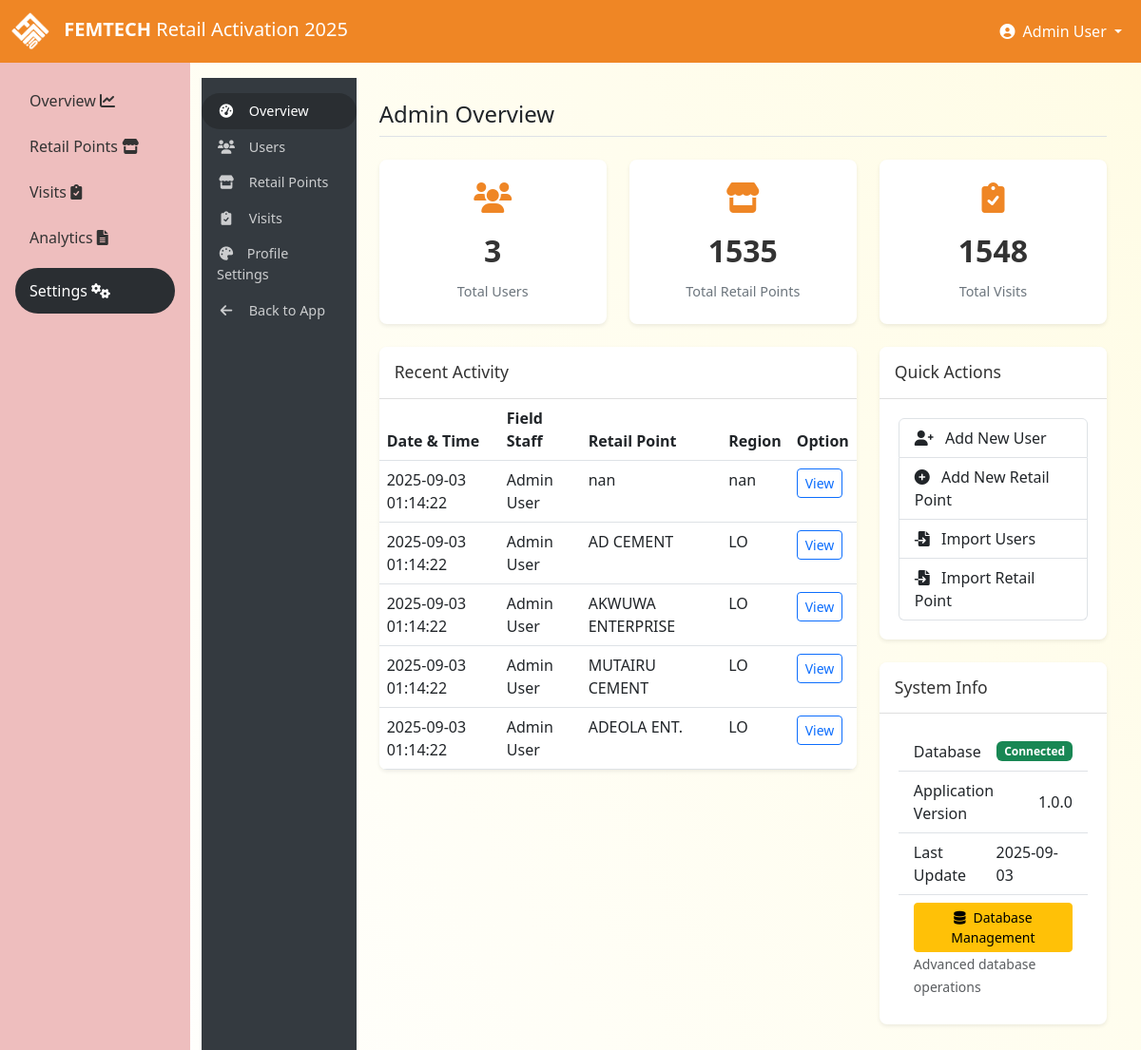
Page /admin/ (signed in) on the earlier database version.
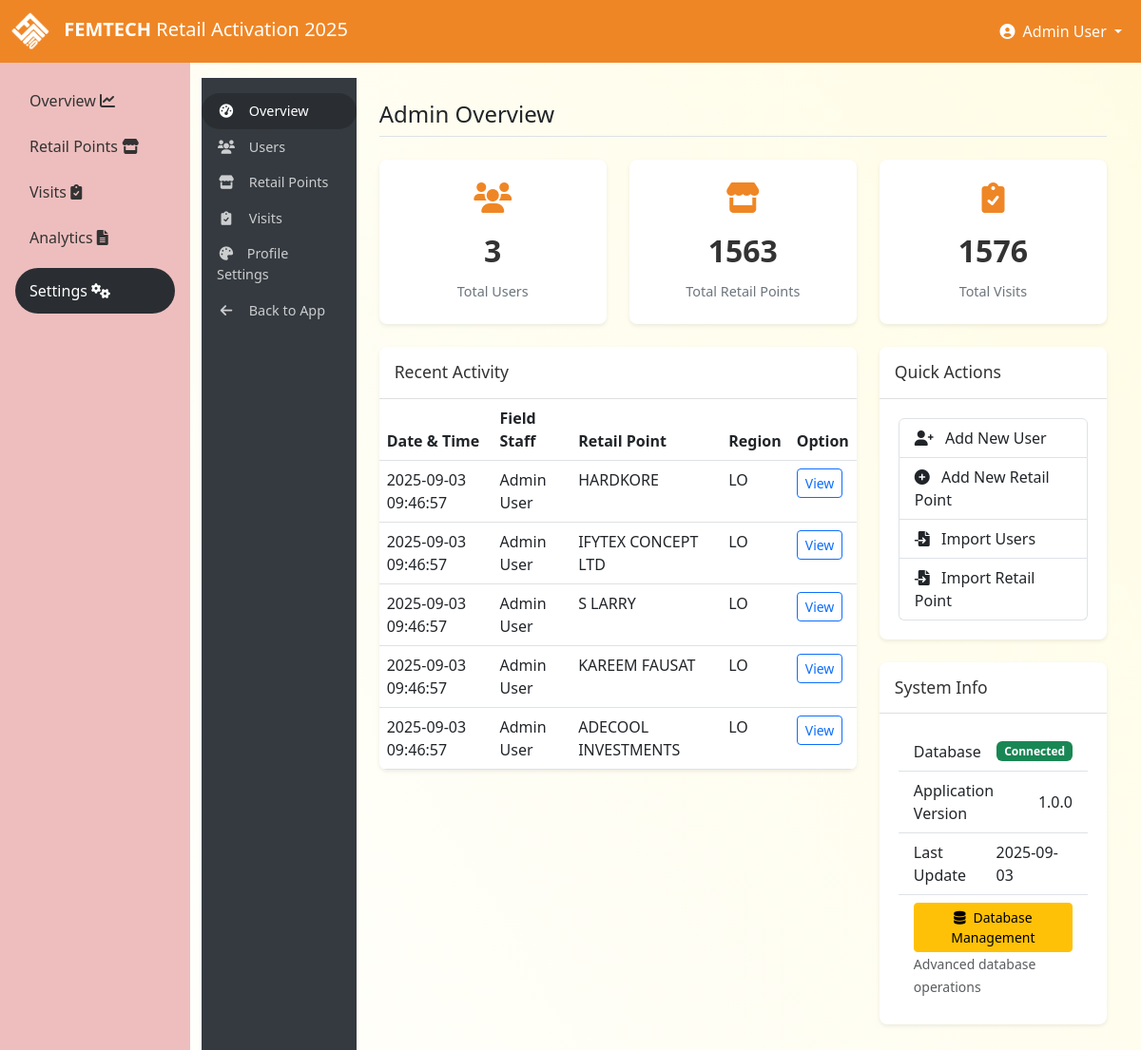
Same page on the later database version.
### tables this page shows
CREATE TABLE profile (
        id INTEGER PRIMARY KEY,
        company_name TEXT NOT NULL DEFAULT 'DANGOTE',
        app_title TEXT NOT NULL DEFAULT 'POSM Retail Activation 2025',
        primary_color TEXT NOT NULL DEFAULT '#fdcc03',
        secondary_color TEXT NOT NULL DEFAULT '#f8f9fa',
        accent_color TEXT NOT NULL DEFAULT '#343a40',
        logo_path TEXT DEFAULT 'img/dangote-logo.png',
        favicon_path TEXT DEFAULT 'img/favicon.png',
        company_address TEXT,
        company_phone TEXT,
        company_email TEXT,
        company_website TEXT,
        footer_text TEXT,
        created_at TEXT DEFAULT CURRENT_TIMESTAMP,
        updated_at TEXT DEFAULT CURRENT_TIMESTAMP
    );

CREATE TABLE users (
        id INTEGER PRIMARY KEY,
        username TEXT UNIQUE,
        password TEXT,
        full_name TEXT,
        role TEXT,
        region TEXT,
        state TEXT,
        lga TEXT
    , is_active INTEGER DEFAULT 1, created_at TEXT, updated_at TEXT, last_login TEXT, failed_login_attempts INTEGER DEFAULT 0, locked_until TEXT, email TEXT, phone TEXT);

CREATE TABLE executions (
        id INTEGER PRIMARY KEY,
        outlet_id INTEGER,
        agent_id INTEGER,
        execution_date TEXT,
        before_image TEXT,
        after_image TEXT,
        latitude REAL,
        longitude REAL,
        notes TEXT,
        products_available TEXT,
        execution_score REAL,
        status TEXT, before_image_thumbnail TEXT, after_image_thumbnail TEXT, created_at TEXT, updated_at TEXT, completion_time TEXT, review_status TEXT, reviewer_id INTEGER, review_notes TEXT, gps_accuracy REAL, device_info TEXT, upload_method TEXT,
        FOREIGN KEY (outlet_id) REFERENCES outlets (id),
        FOREIGN KEY (agent_id) REFERENCES users (id)
    );

CREATE TABLE outlets (
        id INTEGER PRIMARY KEY,
        urn TEXT UNIQUE,
        outlet_name TEXT,
        customer_name TEXT,
        address TEXT,
        phone TEXT,
        outlet_type TEXT,
        local_govt TEXT,
        state TEXT,
        region TEXT
    , is_active INTEGER DEFAULT 1, created_at TEXT, updated_at TEXT);

### app_admin.py (the view)
@admin_bp.route('/')
@admin_required
def admin_dashboard():
    stats, recent_activity = get_dashboard_stats()
    return render_template('admin/dashboard.html',
                         user_count=stats['user_count'],
                         outlet_count=stats['outlet_count'],
                         execution_count=stats['execution_count'],
                         recent_activity=recent_activity)

### app.py (called while the page is built)
def register_request_hooks(app):
    @app.before_request
    def before_request():
        app.logger.debug(f"Request: {request.method} {request.url} from {request.remote_addr}")
        import uuid
        request.id = str(uuid.uuid4())[:8]
    @app.after_request
    def after_request(response):
        app.logger.debug(f"Response: {response.status_code} for {request.method} {request.url}")
        response.headers['X-Request-ID'] = getattr(request, 'id', 'unknown')
        return response
    @app.teardown_appcontext
    def teardown_db(exception):
        if exception:
            app.logger.error(f"Request teardown with exception: {str(exception)}")

### app_admin.py (called while the page is built)
@contextmanager
def get_db_connection():
    conn = sqlite3.connect('maindatabase.db')
    conn.row_factory = sqlite3.Row
    try:
        yield conn
    except Exception:
        conn.rollback()
        raise
    finally:
        conn.close()

def admin_required(f):
    @functools.wraps(f)
    def decorated_function(*args, **kwargs):
        if 'user_id' not in session or session.get('role') != 'admin':
            flash('Admin access required', 'danger')
            return redirect(url_for('login'))
        return f(*args, **kwargs)
    return decorated_function

def get_dashboard_stats():
    with get_db_connection() as conn:
        c = conn.cursor()
        c.execute("""
        SELECT
            (SELECT COUNT(*) FROM users) as user_count,
            (SELECT COUNT(*) FROM outlets) as outlet_count,
            (SELECT COUNT(*) FROM executions) as execution_count
        """)
        stats = c.fetchone()
        c.execute("""
        SELECT e.id, e.execution_date, u.full_name as agent, o.outlet_name, o.region
        FROM executions e
        JOIN users u ON e.agent_id = u.id
        JOIN outlets o ON e.outlet_id = o.id
        ORDER BY e.execution_date DESC
        LIMIT 5
        """)
        recent_activity = c.fetchall()
        return dict(stats), recent_activity

### pykes/logging_config.py (called while the page is built)
    def format(self, record):
        if hasattr(record, 'request_id'):
            record.msg = f"[{record.request_id}] {record.msg}"
        log_color = self.COLORS.get(record.levelno, '')
        record.levelname = f"{log_color}{record.levelname}{self.RESET}"
        return super().format(record)

### templates/admin/dashboard.html (shortened to what this page needs)
{% extends 'admin/base_admin.html' %}
{% block admin_content %}
<h1 class="admin-title">Admin Overview</h1>
<div class="row">
    <div class="col-md-4">
        <div class="admin-dashboard-stat">
            <i class="fas fa-users"></i>
            <div class="stat-value">{{ user_count }}</div>
            <div class="stat-label">Total Users</div>
        </div>
    </div>
    <div class="col-md-4">
        <div class="admin-dashboard-stat">
            <i class="fas fa-store"></i>
            <div class="stat-value">{{ outlet_count }}</div>
            <div class="stat-label">Total Retail Points</div>
        </div>
    </div>
    <div class="col-md-4">
        <div class="admin-dashboard-stat">
            <i class="fas fa-clipboard-check"></i>
            <div class="stat-value">{{ execution_count }}</div>
            <div class="stat-label">Total Visits</div>
        </div>
    </div>
</div>
<div class="row">
    <div class="col-lg-8">
        <div class="card admin-card">
            <div class="card-header">
                <h5 class="card-title">Recent Activity</h5>
            </div>
            <div class="card-body p-0">
                <div class="table-responsive">
                    <table class="table table-hover mb-0">
                        <thead>
                            <tr>
                                <th>Date & Time</th>
                                <th>Field Staff</th>
                                <th>Retail Point</th>
                                <th>Region</th>
                                <th>Option</th>
                            </tr>
                        </thead>
                        <tbody>
                            {% for activity in recent_activity %}
                            <tr>
                                <td>{{ activity.execution_date }}</td>
                                <td>{{ activity.agent }}</td>
                                <td>{{ activity.outlet_name }}</td>
                                <td>{{ activity.region }}</td>
                                <td>
                                    <a href="{{ url_for('execution_detail', execution_id=activity.id) }}" class="btn btn-sm btn-outline-primary">
                                        View
                                    </a>
                                </td>
                            </tr>
                            {% else %}
                            <tr>
                                <td colspan="5" class="text-center py-3">No recent activity</td>
                            </tr>
                            {% endfor %}
                        </tbody>
                    </table>
                </div>
            </div>
        </div>
    </div>
    <div class="col-lg-4">
        <div class="card admin-card">
            <div class="card-header">
                <h5 class="card-title">Quick Actions</h5>
            </div>
            <div class="card-body">
                <div class="list-group">
                    <a href="{{ url_for('admin.user_new') }}" class="list-group-item list-group-item-action">
                        <i class="fas fa-user-plus me-2"></i> Add New User
                    </a>
                    <a href="{{ url_for('admin.outlet_new') }}" class="list-group-item list-group-item-action">
                        <i class="fas fa-plus-circle me-2"></i> Add New Retail Point
                    </a>
                    <a href="{{ url_for('admin.user_import') }}" class="list-group-item list-group-item-action">
                        <i class="fas fa-file-import me-2"></i> Import Users
                    </a>
                    <a href="{{ url_for('admin.outlet_import') }}" class="list-group-item list-group-item-action">
                        <i class="fas fa-file-import me-2"></i> Import Retail Point
                    </a>
                </div>
            </div>
        </div>
        <div class="card admin-card">
            <div class="card-header">
                <h5 class="card-title">System Info</h5>
            </div>
            <div class="card-body">
                <ul class="list-group list-group-flush">
                    <li class="list-group-item d-flex justify-content-between align-items-center">
                        <span>Database</span>
                        <span class="badge bg-success">Connected</span>
                    </li>
                    <li class="list-group-item d-flex justify-content-between align-items-center">
                        <span>Application Version</span>
                        <span>1.0.0</span>
                    </li>
                    <li class="list-group-item d-flex justify-content-between align-items-center">
                        <span>Last Update</span>
                        <span>{{ now.strftime('%Y-%m-%d') }}</span>
                    </li>
                    <li class="list-group-item">
                        <a href="{{ url_for('admin.db_management_auth') }}" class="btn btn-warning btn-sm w-100">
                            <i class="fas fa-database me-2"></i>Database Management
                        </a>
                        <small class="text-muted">Advanced database operations</small>
                    </li>
                </ul>
            </div>
        </div>
    </div>
</div>
{% endblock %}

### templates/admin/base_admin.html (shortened to what this page needs)
{% extends 'base.html' %}
{% block content %}
<div class="container-fluid p-0">
    <div class="row g-0">
        <div class="col-md-2 admin-sidebar">
            <ul class="nav flex-column">
                <li class="nav-item">
                    <a class="nav-link {% if request.path == url_for('admin.admin_dashboard') %}active{% endif %}" href="{{ url_for('admin.admin_dashboard') }}">
                        <i class="fas fa-tachometer-alt"></i> Overview
                    </a>
                </li>
                <li class="nav-item">
                    <a class="nav-link {% if '/admin/users' in request.path %}active{% endif %}" href="{{ url_for('admin.user_list') }}">
                        <i class="fas fa-users"></i> Users
                    </a>
                </li>
                <li class="nav-item">
                    <a class="nav-link {% if '/admin/outlets' in request.path %}active{% endif %}" href="{{ url_for('admin.outlet_list') }}">
                        <i class="fas fa-store"></i> Retail Points
                    </a>
                </li>
                <li class="nav-item">
                    <a class="nav-link {% if '/admin/executions' in request.path %}active{% endif %}" href="{{ url_for('admin.execution_list') }}">
                        <i class="fas fa-clipboard-check"></i> Visits
                    </a>
                </li>
                <li class="nav-item">
                    <a class="nav-link {{ 'active' if request.endpoint == 'admin.profile_settings' }}"
                       href="{{ url_for('admin.profile_settings') }}">
                        <i class="fas fa-palette me-2"></i> Profile Settings
                    </a>
                </li>
                <li class="nav-item">
                    <a class="nav-link" href="{{ url_for('index') }}">
                        <i class="fas fa-arrow-left"></i> Back to App
                    </a>
                </li>
            </ul>
        </div>
        <div class="col-md-10 admin-content">
            {% block admin_content %}{% endblock %}
        </div>
    </div>
</div>
{% endblock %}

### templates/base.html (shortened to what this page needs)
<!DOCTYPE html>
<html lang="en">
<head>
    <link href="https://cdn.jsdelivr.net/npm/bootstrap@5.3.0-alpha1/dist/css/bootstrap.min.css" rel="stylesheet">
    <link rel="stylesheet" href="https://cdnjs.cloudflare.com/ajax/libs/font-awesome/6.0.0/css/all.min.css">
</head>
<body>
    <nav class="navbar navbar-expand-lg navbar-dark bg-primary-dangote">
        <div class="container-fluid">
            <a class="navbar-brand" href="/">
                {% if profile.logo_path %}
                    <img src="{{ url_for('static', filename=profile.logo_path) }}" alt="{{ profile.company_name }} Logo" class="login-logo">
                {% else %}
                    <img src="{{ url_for('static', filename='img/dangote-logo.png') }}" alt="{{ profile.company_name }} Logo" class="login-logo">
                {% endif %}
                <span class="logo-text">{{ profile.company_name }}</span> <span class="d-none d-md-inline">{{ profile.app_title.split('POSM')[-1].strip() if 'POSM' in profile.app_title else 'Retail Activation 2025' }}</span>
            </a>
            <div class="collapse navbar-collapse" id="navbarNav">
                <ul class="navbar-nav ms-auto">
                    {% if session.user_id %}
                    <li class="nav-item dropdown">
                        <a class="nav-link dropdown-toggle text-white" href="#" id="navbarDropdown" role="button" data-bs-toggle="dropdown">
                            <i class="fas fa-user-circle me-1"></i> {{ session.full_name }}
                        </a>
                    </li>
                    {% endif %}
                </ul>
            </div>
        </div>
    </nav>
    <div class="container-fluid">
        <div class="row">
            {% if session.user_id %}
            <div class="col-md-2 sidebar p-0 d-none d-md-block">
                <div class="d-flex flex-column p-3">
                    <ul class="nav nav-pills flex-column mb-auto">
                        <li class="nav-item">
                            <a href="{{ url_for('index') }}" class="nav-link {% if request.path == url_for('index') %}active{% endif %}">
                                Overview  <i class="fas fa-chart-line me-2"></i>
                            </a>
                        </li>
                        <li class="nav-item">
                            <a href="{{ url_for('outlets') }}" class="nav-link {% if request.path == url_for('outlets') %}active{% endif %}">
                                Retail Points  <i class="fas fa-store me-2"></i>
                            </a>
                        </li>
                        <li class="nav-item">
                            <a href="{{ url_for('executions') }}" class="nav-link {% if request.path == url_for('executions') %}active{% endif %}">
                                Visits  <i class="fas fa-clipboard-check me-2"></i>
                            </a>
                        </li>
                        <li class="nav-item">
                            <a href="{{ url_for('reports') }}" class="nav-link {% if request.path == url_for('reports') %}active{% endif %}">
                                Analytics  <i class="fas fa-file-alt me-2"></i>
                            </a>
                        </li>
                        {% if session.role == 'admin' %}
                        <li class="nav-item mt-2">
                            <a href="{{ url_for('admin.admin_dashboard') }}" class="nav-link {% if '/admin' in request.path %}active{% endif %}">
                                Settings  <i class="fas fa-cogs me-2"></i>
                            </a>
                        </li>
                        {% endif %}
                    </ul>
                </div>
            </div>
            <div class="col-md-10 pt-3 main-content">
            {% else %}
            <div class="col-12 pt-3 main-content">
            {% endif %}
                {% block content %}{% endblock %}
            </div>
        </div>
    </div>
</body>
</html>

Differences in the rows shown:
no longer on this page (row unchanged): executions: execution_date "2025-09-03 01:14:22", agent "Admin User", outlet_name "nan", region "nan"
no longer on this page (row unchanged): executions: execution_date "2025-09-03 01:14:22", agent "Admin User", outlet_name "AD CEMENT", region "LO"
no longer on this page (row unchanged): executions: execution_date "2025-09-03 01:14:22", agent "Admin User", outlet_name "AKWUWA ENTERPRISE", region "LO"
no longer on this page (row unchanged): executions: execution_date "2025-09-03 01:14:22", agent "Admin User", outlet_name "MUTAIRU CEMENT", region "LO"
no longer on this page (row unchanged): executions: execution_date "2025-09-03 01:14:22", agent "Admin User", outlet_name "ADEOLA ENT.", region "LO"
added executions: execution_date "2025-09-03 09:46:57", agent "Admin User", outlet_name "HARDKORE", region "LO"
added executions: execution_date "2025-09-03 09:46:57", agent "Admin User", outlet_name "IFYTEX CONCEPT LTD", region "LO"
added executions: execution_date "2025-09-03 09:46:57", agent "Admin User", outlet_name "S LARRY", region "LO"
added executions: execution_date "2025-09-03 09:46:57", agent "Admin User", outlet_name "KAREEM FAUSAT", region "LO"
added executions: execution_date "2025-09-03 09:46:57", agent "Admin User", outlet_name "ADECOOL INVESTMENTS", region "LO"
Other differences:
{{ outlet_count }}: "1535" → "1563"
{{ execution_count }}: "1548" → "1576"
